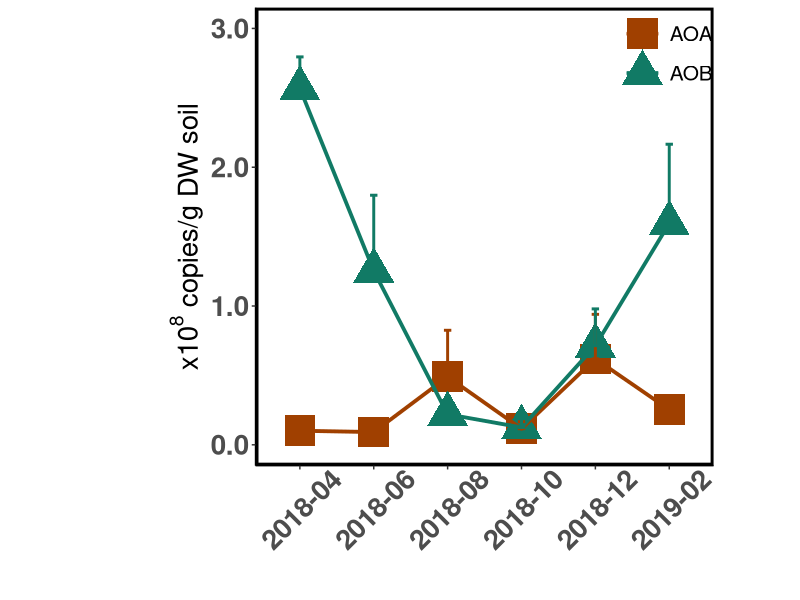
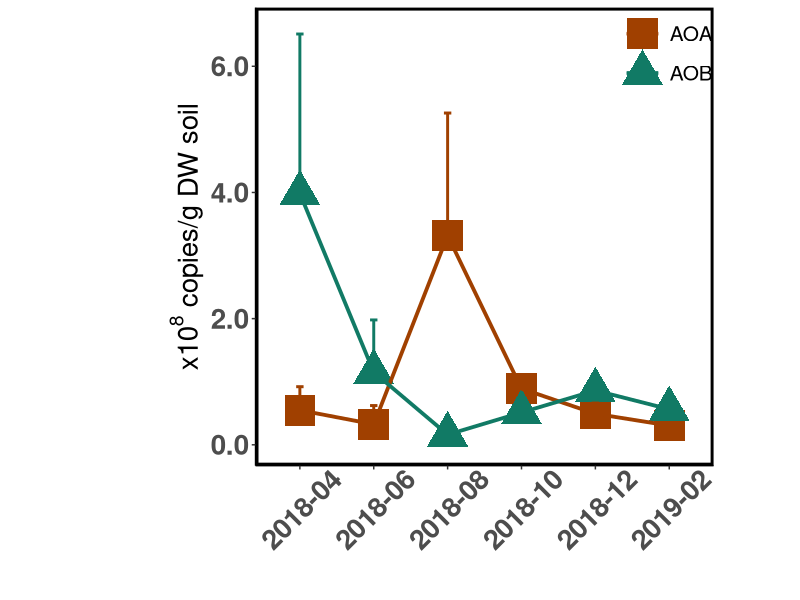
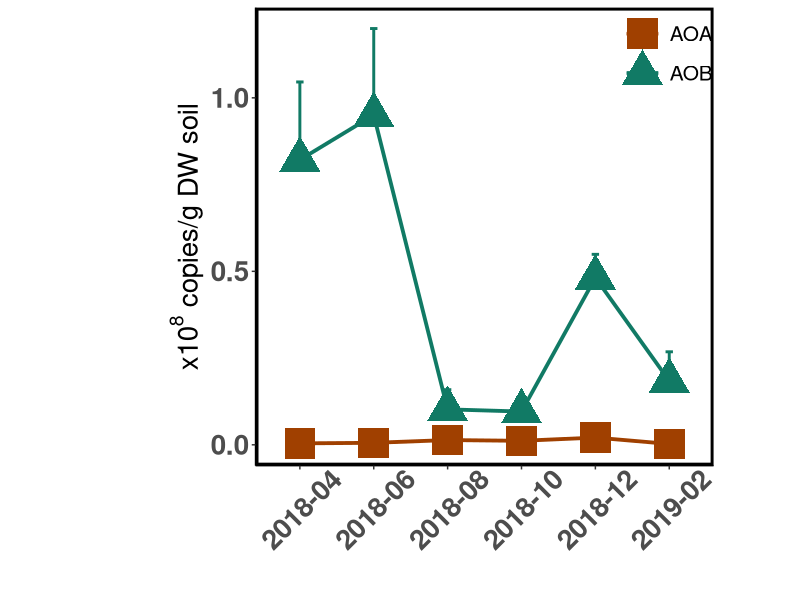

Reproduce these figures in R, in order. (Note: this script raises an error after producing the figures.)

################################################################################
#                                                                              #
# qPCR Results for 2018 Drought Samples                                        #
#                                                                              #
# Author: Anna Burns                                                           #
# Last edited: 23.04.2023                                                      #
# Last tested: 25.04.2024                                                      #
#                                                                              #
################################################################################

################################################################################
# Required packages                                                            #
################################################################################

library(lubridate)
library(ggplot2)
library(dplyr)
library(stringr)
library(readxl)
library(rstatix)

################################################################################
# Data upload                                                                  #
################################################################################

qpcr <- read.csv('./Data/amoa.qpcr.csv')

# adding drought variable

qpcr$Drought_Status <- 'NA'
qpcr[qpcr$Date %in% c('2018-04', '2018-12', '2019-02'),]$Drought_Status <- 'Non-drought'
qpcr[qpcr$Date %in% c('2018-06', '2018-08', '2018-10'),]$Drought_Status <- 'Drought'

qpcr.summary <- qpcr %>% group_by(Site, Date, Domain) %>% summarise(mean = mean(Abundance),
                                                                    sd = sd(Abundance),
                                                                    n = n(),
                                                                    se = sd/sqrt(n))

################################################################################
# Figures and Statistics                                                       #
################################################################################

## PW

ggplot(qpcr.summary[qpcr.summary$Site == 'PW',], aes(x = Date, y = mean, col = Domain, group = Domain)) +
  geom_point(aes(shape = Domain), size = 10) + 
  geom_line(linewidth = 1.3) + 
  theme_classic() + 
  geom_errorbar(aes(ymax = mean + se, ymin = mean, color = Domain), width = 0.1, linewidth = 1) +
  scale_shape_manual(values = c(15,17)) + 
  scale_color_manual(values = c("#A04000","#117A65")) + 
  scale_y_continuous(limits = c(0, 3e8), breaks = c(0, 1e8, 2e8, 3e8), labels = c('0.0', '1.0', '2.0', '3.0')) +
  scale_x_discrete(drop = FALSE) + 
  labs(y = expression(paste(x10^{8}, ' copies/g DW soil')), x = '') + 
  theme(axis.title=element_text(size=20,face = "bold"),
        axis.title.y=element_text(margin = margin(l = 60)),
        axis.text.x = element_text(angle=45, vjust = 0.6),
        axis.text=element_text(size=20,face = "bold"),
        title = element_text(size = 20, face = 'bold'),
        panel.border = element_rect(linetype = "solid", colour = "black", fill = NA, size=2),
        panel.background = element_rect(fill = NA),panel.grid.major = element_blank(),legend.position = c(0.9,0.9),
        legend.text = element_text(size = 15),legend.key = element_rect(fill = NA),legend.title = element_blank(),
        legend.background = element_blank(),
        aspect.ratio = 1)

kruskal.test(Abundance~Date, data = qpcr[qpcr$Domain == 'AOB' & qpcr$Site == 'PW',])
kruskal_effsize(Abundance~Date, data = qpcr[qpcr$Domain == 'AOB' & qpcr$Site == 'PW',])
dunn_test(Abundance~Date, data = qpcr[qpcr$Domain == 'AOB' & qpcr$Site == 'PW',], p.adjust.method = 'bonferroni')

## PD

ggplot(qpcr.summary[qpcr.summary$Site == 'PD',], aes(x = Date, y = mean, col = Domain, group = Domain)) +
  geom_point(aes(shape = Domain), size = 10) + 
  geom_line(linewidth = 1.3) + 
  theme_classic() + 
  geom_errorbar(aes(ymax = mean + se, ymin = mean, color = Domain), width = 0.1, linewidth = 1) +
  scale_shape_manual(values = c(15,17)) + 
  scale_color_manual(values = c("#A04000","#117A65")) + 
  scale_y_continuous(limits = c(0, 6.6e8), breaks = c(0, 2e8, 4e8, 6e8), labels = c('0.0', '2.0', '4.0', '6.0')) +
  scale_x_discrete(drop = FALSE) + 
  labs(y = expression(paste(x10^{8}, ' copies/g DW soil')), x = '') + 
  theme(axis.title=element_text(size=20,face = "bold"),
        axis.title.y=element_text(margin = margin(l = 60)),
        axis.text.x = element_text(angle=45, vjust = 0.6),
        axis.text=element_text(size=20,face = "bold"),
        title = element_text(size = 20, face = 'bold'),
        panel.border = element_rect(linetype = "solid", colour = "black", fill = NA, size=2),
        panel.background = element_rect(fill = NA),panel.grid.major = element_blank(),legend.position = c(0.9,0.9),
        legend.text = element_text(size = 15),legend.key = element_rect(fill = NA),legend.title = element_blank(),
        legend.background = element_blank(),
        aspect.ratio = 1)

kruskal.test(Abundance~Date, data = qpcr[qpcr$Domain == 'AOB' & qpcr$Site == 'PD',])
kruskal_effsize(Abundance~Date, data = qpcr[qpcr$Domain == 'AOB' & qpcr$Site == 'PD',])
dunn_test(Abundance~Date, data = qpcr[qpcr$Domain == 'AOB' & qpcr$Site == 'PD',], p.adjust.method = 'bonferroni')

## CW

ggplot(qpcr.summary[qpcr.summary$Site == 'CW',], aes(x = Date, y = mean, col = Domain, group = Domain)) +
  geom_point(aes(shape = Domain), size = 10) + 
  geom_line(linewidth = 1.3) + 
  theme_classic() + 
  geom_errorbar(aes(ymax = mean + se, ymin = mean, color = Domain), width = 0.1, linewidth = 1) +
  scale_shape_manual(values = c(15,17)) + 
  scale_color_manual(values = c("#A04000","#117A65")) + 
  scale_y_continuous(limits = c(0, 1.2e8), breaks = c(0, 0.5e8, 1e8), labels = c('0.0', '0.5', '1.0')) +
  scale_x_discrete(drop = FALSE) + 
  labs(y = expression(paste(x10^{8}, ' copies/g DW soil')), x = '') + 
  theme(axis.title=element_text(size=20,face = "bold"),
        axis.title.y=element_text(margin = margin(l = 60)),
        axis.text.x = element_text(angle=45, vjust = 0.6),
        axis.text=element_text(size=20,face = "bold"),
        title = element_text(size = 20, face = 'bold'),
        panel.border = element_rect(linetype = "solid", colour = "black", fill = NA, size=2),
        panel.background = element_rect(fill = NA),panel.grid.major = element_blank(),legend.position = c(0.9,0.9),
        legend.text = element_text(size = 15),legend.key = element_rect(fill = NA),legend.title = element_blank(),
        legend.background = element_blank(),
        aspect.ratio = 1)

kruskal.test(Abundance~Date2, data = qpcr[qpcr$Domain == 'AOA' & qpcr$Site == 'CW',])
kruskal_effsize(Abundance~Date, data = qpcr[qpcr$Domain == 'AOB' & qpcr$Site == 'CW',])
dunn.test(qpcr[qpcr$Domain == 'AOA' & qpcr$Site == 'CW',]$Abundance, qpcr[qpcr$Domain == 'AOA' & qpcr$Site == 'CW',]$Drought_Status, method = 'bonferroni')

## CD

ggplot(qpcr.summary[qpcr.summary$Site == 'CD',], aes(x = Date, y = mean, col = Domain, group = Domain)) +
  geom_point(aes(shape = Domain), size = 10) + 
  geom_line(linewidth = 1.3) + 
  theme_classic() + 
  geom_errorbar(aes(ymax = mean + se, ymin = mean, color = Domain), width = 0.1, linewidth = 1) +
  scale_shape_manual(values = c(15,17)) + 
  scale_color_manual(values = c("#A04000","#117A65","#7D3C98")) + 
  scale_y_continuous(limits = c(0, 1.7e8), breaks = c(0, 0.5e8, 1e8, 1.5e8), labels = c('0.0', '0.5', '1.0', '1.5')) +
  scale_x_discrete(drop = FALSE) + 
  labs(y = expression(paste(x10^{8}, ' copies/g DW soil')), x = '') + 
  theme(axis.title=element_text(size=20,face = "bold"),
        axis.title.y=element_text(margin = margin(l = 60)),
        axis.text=element_text(size=20,face = "bold"),
        title = element_text(size = 20, face = 'bold'),
        panel.border = element_rect(linetype = "solid", colour = "black", fill = NA, size=2),
        panel.background = element_rect(fill = NA),panel.grid.major = element_blank(),legend.position = c(0.9,0.9),
        legend.text = element_text(size = 15),legend.key = element_rect(fill = NA),legend.title = element_blank(),
        legend.background = element_blank())

kruskal.test(Abundance~Date, data = qpcr[qpcr$Domain == 'AOB' & qpcr$Site == 'CD',])
kruskal_effsize(Abundance~Date, data = qpcr[qpcr$Domain == 'AOB' & qpcr$Site == 'CD',])
dunn_test(Abundance~Date, data = qpcr[qpcr$Domain == 'AOB' & qpcr$Site == 'CD',], p.adjust.method = 'bonferroni')
